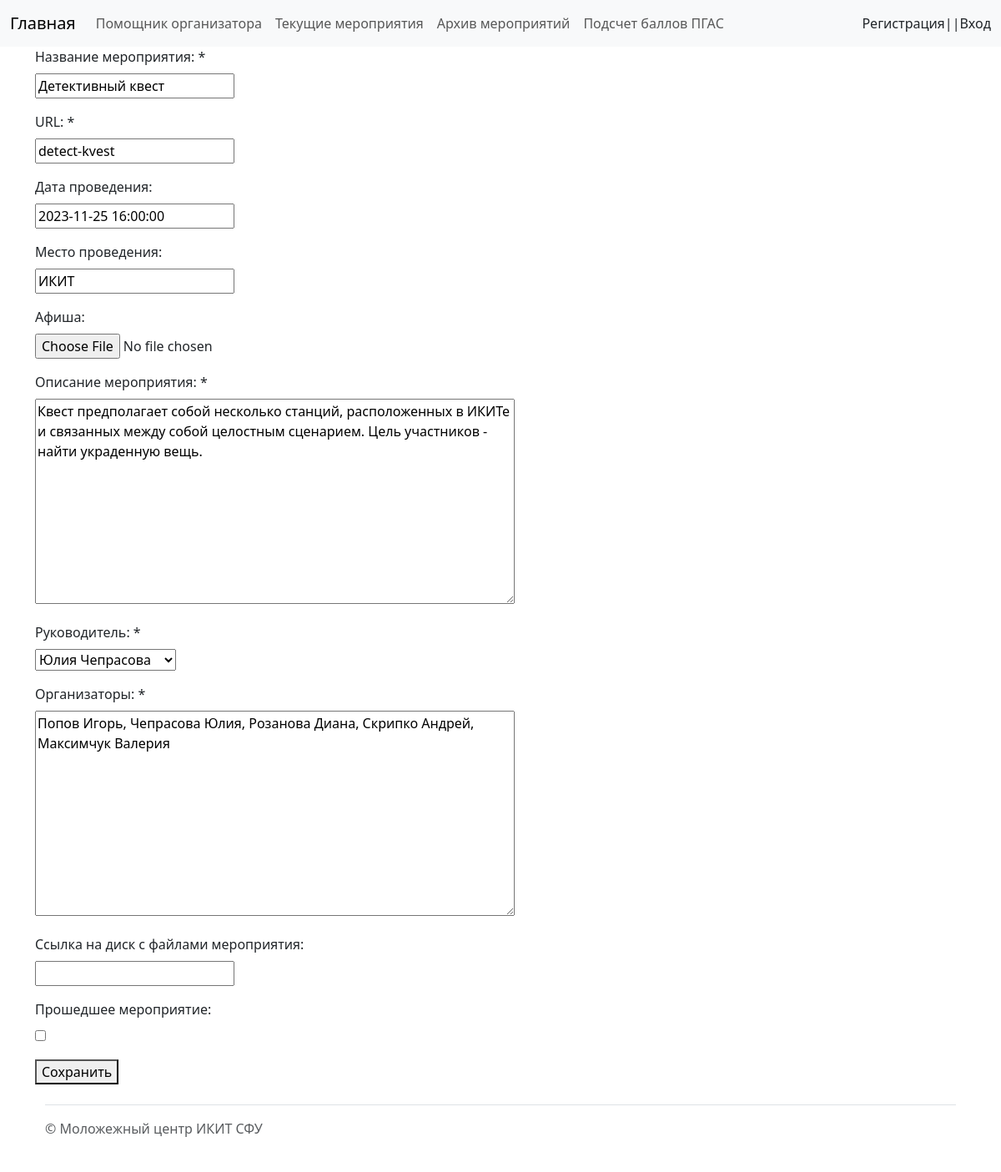
The page /event/detect-kvest/edit/ on the database its author committed.
### events/models.py (models this page shows, shortened)
class Event(models.Model):
    title = models.CharField(max_length=255, verbose_name="Название мероприятия")
    slug = models.SlugField(max_length=255, unique=True, null=True, db_index=True, verbose_name="URL")
    data = models.DateTimeField(blank=True, verbose_name="Дата проведения", null=True)
    place = models.CharField(max_length = 255, verbose_name="Место проведения", null=True, blank=True)
    poster = models.ImageField(upload_to="posters/", null=True, verbose_name="Афиша", blank=True)
    description = models.TextField(blank=True, verbose_name="Описание мероприятия")
    main_organizer = models.ForeignKey(User, on_delete=models.SET_DEFAULT, default=None, null=True, verbose_name="Руководитель")
    organizers = models.TextField(verbose_name="Организаторы")
    docs = models.URLField(blank=True, null=True, verbose_name="Ссылка на диск с файлами мероприятия")
    is_done = models.BooleanField(default=False, verbose_name="Прошедшее мероприятие")
    class Meta:
        ordering = ['-data',]

### events/views.py (the view)
# urls.py: path('event/<slug:event_slug>/edit/', EventEdit.as_view(), name='event_edit'),
class EventEdit(UpdateView):
    model = Event
    form_class = AddEventForm
    template_name = 'events/add_event.html'
    slug_url_kwarg = 'event_slug'
    def get_context_data(self, **kwargs):
        context = super().get_context_data(**kwargs)
        context['title'] = "Редактирование мероприятия"
        return context

### events/forms.py
class AddEventForm(forms.ModelForm):
    def __init__(self, *args, **kwargs):
        super().__init__(*args, **kwargs)
        self.fields['data'].required = False
        self.fields['place'].required = False
        self.fields['poster'].required = False
        self.fields['docs'].required = False
        self.fields['description'].required = True
        self.fields['organizers'].required = True
        self.fields['main_organizer'].label_from_instance = lambda obj: "%s" % obj.get_full_name()
    class Meta:
        model = Event
        fields = ['title', 'slug', 'data', 'place', 'poster', 'description', 'main_organizer', 'organizers', 'docs', 'is_done']
        widgets = {
            'description': forms.Textarea(attrs={'cols': 60, 'rows':10}),
            'organizers': forms.Textarea(attrs={'cols': 60, 'rows': 10}),
            'data': DateTimePickerInput(),
        }

### events/templates/events/add_event.html (shortened to what this page needs)
{% extends 'events/base.html' %}
{% load bootstrap4 %}
{% block content %}
<div class="container">
<form method="post" enctype="multipart/form-data" >
    {% for f in form %}
    <div class="mb-3">
        <label class="form-label" for="{{f.id_for_label}}">{{f.label}}: </label>{% if f.field.required %} * {% endif %}
        <p>{{ f }}</p>
    </div>
    {% endfor %}
    <button type="submit">Сохранить</button>
</form>
{% endblock %}

### rows shown on the page
Event: form "Детективный квест" "detect-kvest" "2023-11-25 16:00:00" "ИКИТ" "Квест предполагает собой несколько станций, расположенных в ИКИТе и связанных между собой целостным сценарием. Цель участников - найти украденную вещь." "Юлия Чепрасова" "Попов Игорь, Чепрасова Юлия, Розанова Диана, Скрипко Андрей, Максимчук Валерия"

### other values the page prints
{{ f.label }} "Название мероприятия" "URL" "Дата проведения" "Место проведения" "Афиша" "Описание мероприятия" "Руководитель" "Организаторы" "Ссылка на диск с файлами мероприятия" "Прошедшее мероприятие"
